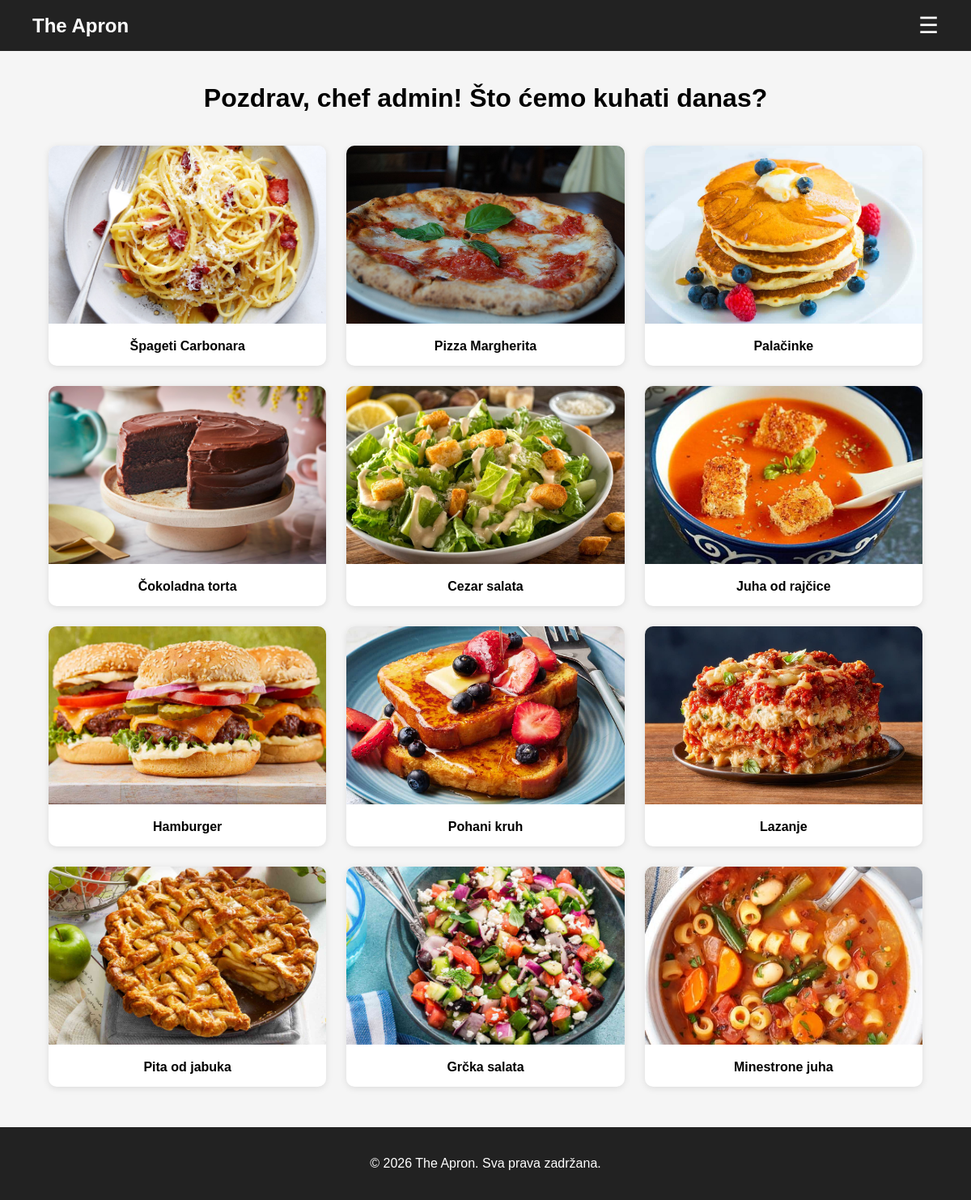
/index.php (signed in), run on the app's committed database.
### tables this page shows
CREATE TABLE recipes (
    id INT AUTO_INCREMENT PRIMARY KEY,
    title VARCHAR(150) NOT NULL,
    description TEXT NOT NULL,
    ingredients TEXT NOT NULL,
    instructions TEXT NOT NULL,
    image_url VARCHAR(255),
    category_id INT,
    created_at TIMESTAMP DEFAULT CURRENT_TIMESTAMP,
    FOREIGN KEY (category_id) REFERENCES categories(id) ON DELETE SET NULL
);

### index.php (the view, shortened to what this page needs)
<?php
require_once "config/db.php";
$stmt = $pdo->prepare("SELECT id, title, image_url FROM recipes");
$stmt->execute();
$recipes = $stmt->fetchAll(PDO::FETCH_ASSOC);
?>
<!DOCTYPE html>
<html lang="en">
<head>
    <link rel="stylesheet" href="css/style.css">
</head>
<body>
    <nav class="navbar">
    <a class="logo" href="index.php">The Apron</a>
    <div class="hamburger" id="hamburger">
        ☰
    </div>
</nav>
    <main class="container">
        <h1 class="page-title">Pozdrav, chef <?= $_SESSION["username"] ?>! Što ćemo kuhati danas?</h1>
        <div class="grid">
            <?php foreach ($recipes as $recipe): ?>
                <a class="card" href="recipe.php?id=<?= $recipe['id'] ?>">
                    <img src="/theapron<?= $recipe['image_url'] ?>" alt="<?= $recipe['title'] ?>">
                    <div class="card-title">
                        <?= htmlspecialchars($recipe['title']) ?>
                    </div>
                </a>
            <?php endforeach; ?>
        </div>
    </main>
    <footer class="footer">
        <p>© 2026 The Apron. Sva prava zadržana.</p>
    </footer>
</body>
</html>

### css/style.css (style rules this page uses)
body { margin: 0; font-family: Arial, sans-serif; background: #f5f5f5; min-height: 100vh; display: flex; flex-direction: column; }
.container { flex: 1; width: 90%; max-width: 1200px; margin: 0 auto; }
.page-title { text-align: center; margin: 30px 0; padding: 10px; }
.grid { display: grid; grid-template-columns: repeat(3, 1fr); gap: 25px; margin-bottom: 50px; }
.card { background: white; border-radius: 10px; overflow: hidden; text-decoration: none; color: black; box-shadow: 0 2px 8px rgba(0,0,0,0.1); transition: transform 0.2s; }
.card img { width: 100%; height: 220px; object-fit: cover; }
.card-title { padding: 15px; text-align: center; font-weight: bold; }
.navbar { background: #222; color: white; display: flex; justify-content: space-between; align-items: center; padding: 15px 40px; position: relative; }
.logo { font-size: 24px; font-weight: bold; color: white; text-decoration: none; }
.hamburger { font-size: 28px; cursor: pointer; user-select: none; }
.footer { background: #222; color: white; text-align: center; padding: 20px; }
* { box-sizing: border-box; }

### data on the page
recipes: image_url (picture), title "Špageti Carbonara"
recipes: image_url (picture), title "Pizza Margherita"
recipes: image_url (picture), title "Palačinke"
recipes: image_url (picture), title "Čokoladna torta"
recipes: image_url (picture), title "Cezar salata"
recipes: image_url (picture), title "Juha od rajčice"
recipes: image_url (picture), title "Hamburger"
recipes: image_url (picture), title "Pohani kruh"
recipes: image_url (picture), title "Lazanje"
recipes: image_url (picture), title "Pita od jabuka"
recipes: image_url (picture), title "Grčka salata"
recipes: image_url (picture), title "Minestrone juha"

### other printed values
$_SESSION["username"] "admin"
